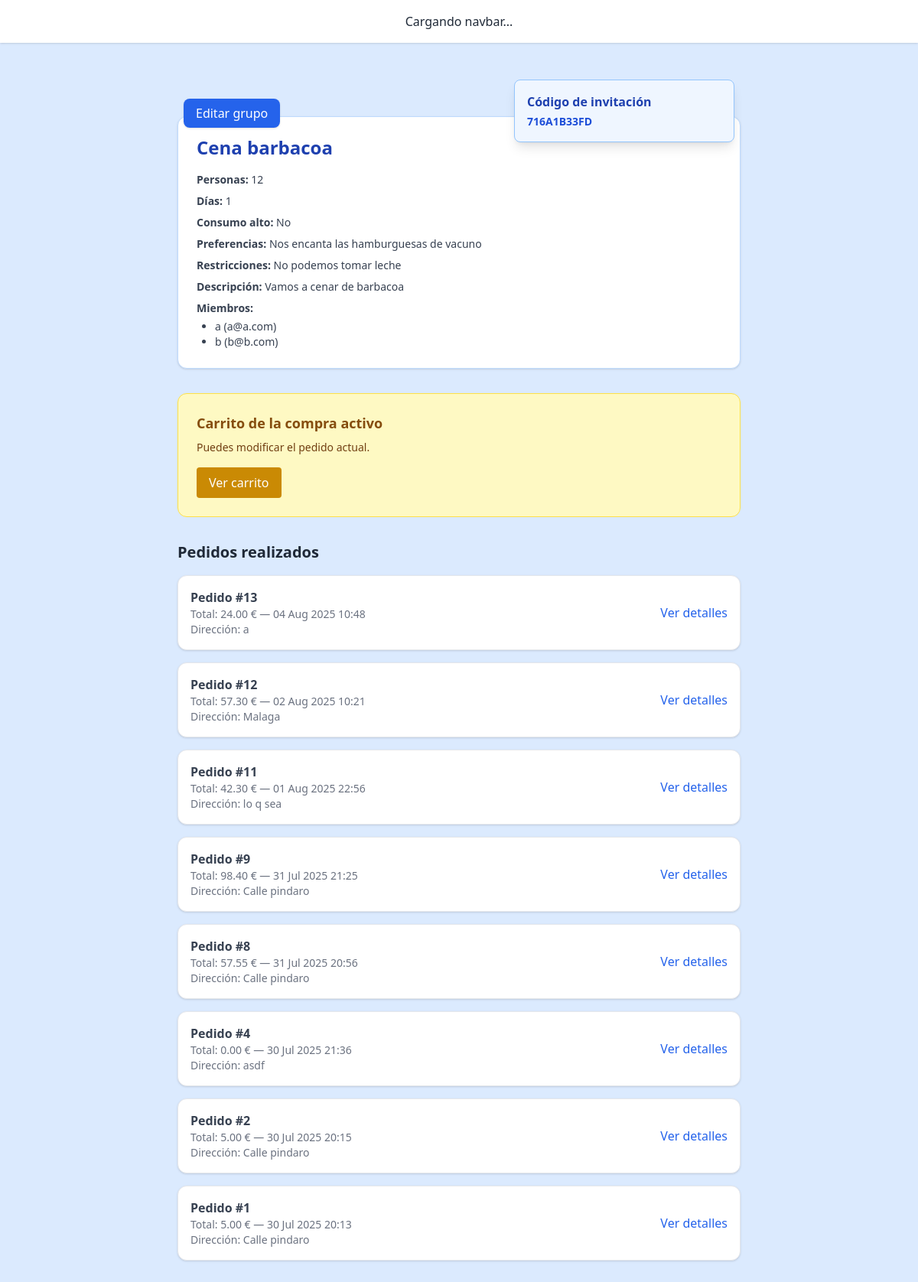
/group/1/ (signed in), run on an earlier commit of the app's database.
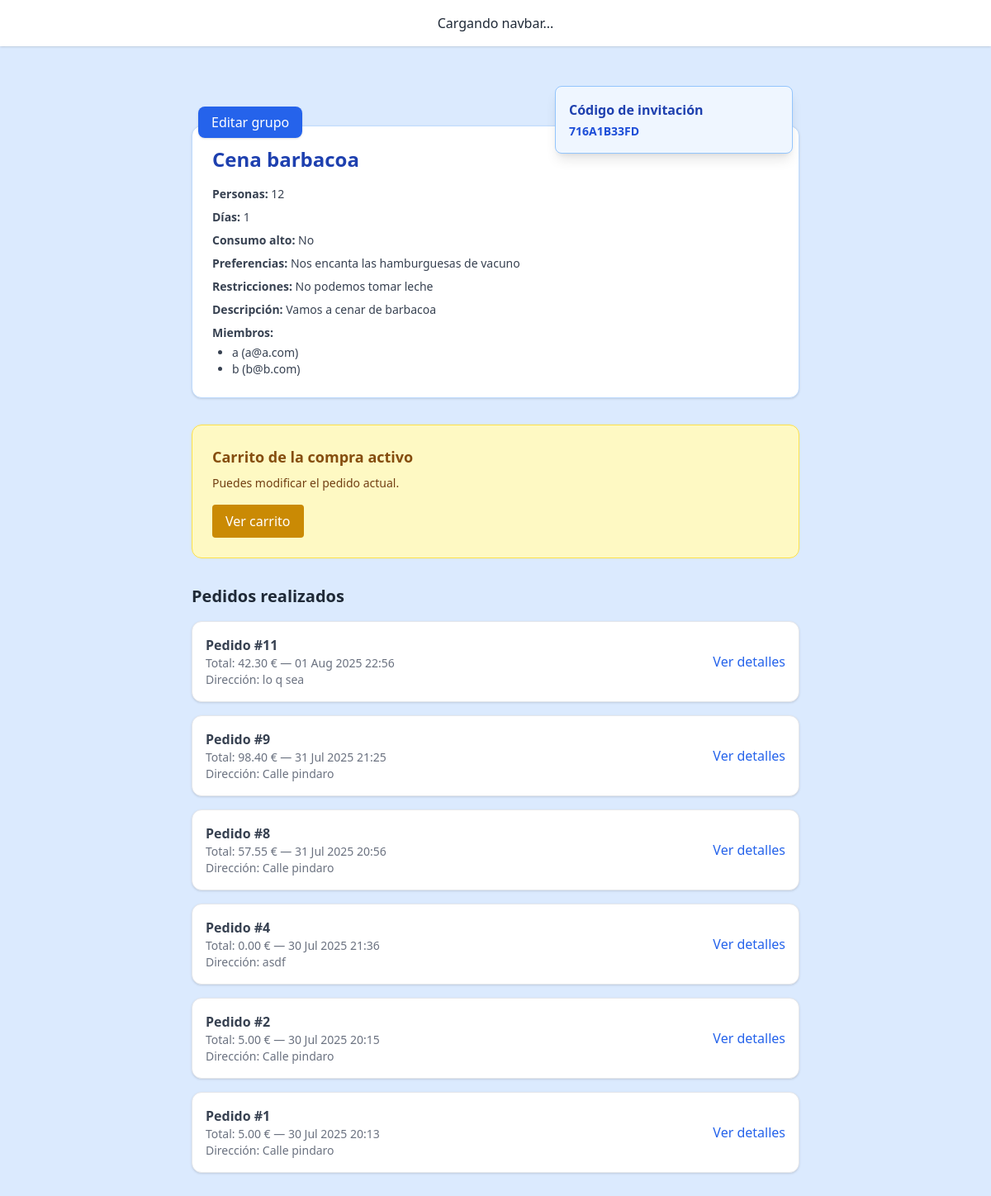
And on a later commit of the database.
### core/models/user.py (models this page shows, shortened)
class UserAccount(AbstractBaseUser, PermissionsMixin):
    id = models.AutoField(primary_key=True)
    email = models.EmailField(max_length=255, unique=True)
    name = models.CharField(max_length=255)
    surname = models.CharField(max_length=255, blank=True)
    is_active = models.BooleanField(default=True)
    is_staff = models.BooleanField(default=False)
    USERNAME_FIELD = 'email'
    REQUIRED_FIELDS = ['name']
    objects = UserAccountManager()

### core/models/order.py (models this page shows, shortened)
class Order(models.Model):
    group = models.ForeignKey(Group, on_delete=models.CASCADE, related_name='orders')
    created_by = models.ForeignKey(UserAccount, on_delete=models.SET_NULL, null=True, blank=True)
    created_at = models.DateTimeField(auto_now_add=True)
    total_price = models.DecimalField(max_digits=10, decimal_places=2)
    direccion = models.CharField(max_length=255)
    notes = models.TextField(blank=True)
    confirmed = models.BooleanField(default=False)

### core/views.py (the view)
# urls.py: path('group/<int:pk>/', group_detail_view, name='group_detail'),
@csrf_protect
def group_detail_view(request, pk):
    group = get_object_or_404(Group, pk=pk)
    if not request.user.is_staff and request.user not in group.members.all():
        return HttpResponseForbidden("No tienes acceso a este grupo.")
    all_users = UserAccount.objects.exclude(id=request.user.id)
    active_cart = group.carts.filter(active=True).first()
    past_carts = group.carts.filter(active=False).order_by('-id')
    past_orders = Order.objects.filter(group=group).order_by('-created_at')
    return render(request, "core/group/group_detail.html", {
        "group": group,
        "all_users": all_users,
        "active_cart": active_cart,
        "past_carts": past_carts,
        "past_orders": past_orders
    })

### core/templates/core/group/group_detail.html (shortened to what this page needs)
{% extends "base.html" %}
{% block content %}
<div class="max-w-3xl mx-auto px-4 py-10 space-y-8 relative">
  {% if user == group.creator %}
    <div class="absolute top-6 right-6 w-72 bg-blue-50 border border-blue-300 rounded-lg p-4 shadow-lg">
      <h3 class="text-md font-semibold text-blue-800 mb-1"> Código de invitación</h3>
      {% if group.invite_code %}
        <p class="text-blue-700 text-sm break-words"><strong>{{ group.invite_code }}</strong></p>
      {% endif %}
    </div>
    <div class="absolute top-6 left-6">
      <a href="{% url 'group_edit' group.pk %}" class="bg-blue-600 text-white px-4 py-2 rounded-lg shadow hover:bg-blue-700">
       Editar grupo
      </a>
    </div>
  {% endif %}
  <div class="bg-white border border-blue-200 rounded-xl shadow p-6">
    <h2 class="text-2xl font-bold text-blue-800 mb-4">{{ group.name }}</h2>
    <ul class="space-y-2 text-gray-700 text-sm">
      <li><strong>Personas:</strong> {{ group.people_count }}</li>
      <li><strong>Días:</strong> {{ group.duration_days }}</li>
      <li><strong>Consumo alto:</strong> {{ group.high_consume|yesno:"Sí,No" }}</li>
      <li><strong>Preferencias:</strong> {{ group.preferences }}</li>
      <li><strong>Restricciones:</strong> {{ group.restrictions }}</li>
      <li><strong>Descripción:</strong> {{ group.description }}</li>
      <li><strong>Miembros:</strong>
        <ul class="list-disc ml-6 mt-1">
          {% for member in group.members.all %}
            <li>{{ member.name }} ({{ member.email }})</li>
          {% empty %}
            <li class="text-gray-500">No hay miembros aún.</li>
          {% endfor %}
        </ul>
      </li>
    </ul>
  </div>
  {% if active_cart %}
    <div class="bg-yellow-100 border border-yellow-300 p-6 rounded-xl">
      <h3 class="text-lg font-bold text-yellow-800 mb-2"> Carrito de la compra activo</h3>
      <p class="text-sm text-yellow-900">Puedes modificar el pedido actual.</p>
      <a href="{% url 'cart_detail' active_cart.pk %}" class="inline-block mt-4 bg-yellow-600 text-white px-4 py-2 rounded hover:bg-yellow-700 transition"> Ver carrito</a>
    </div>
  {% else %}
    <div>
      <a href="{% url 'cart_create' group.pk %}" class="bg-green-600 text-white px-4 py-2 rounded hover:bg-green-700">
         Crear carrito de la compra
      </a>
    </div>
  {% endif %}
  {% if past_orders %}
    <div class="space-y-4">
      <h3 class="text-xl font-bold text-gray-800"> Pedidos realizados</h3>
      {% for order in past_orders %}
        <div class="bg-white hover:bg-blue-50 border border-gray-200 rounded-xl shadow p-4 flex justify-between items-center transition">
          <div>
            <p class="font-semibold text-gray-700">Pedido #{{ order.id }}</p>
            <p class="text-sm text-gray-500">Total: {{ order.total_price|floatformat:2 }} € — {{ order.created_at|date:"d M Y H:i" }}</p>
            <p class="text-sm text-gray-500">Dirección: {{ order.direccion }}</p>
          </div>
          <a href="{% url 'order_detail' order.pk %}" class="text-blue-600 hover:underline">Ver detalles</a>
        </div>
      {% endfor %}
    </div>
  {% endif %}
</div>
{% endblock %}

What changed in the data, as far as the page shows it:
removed Order: id "13", total_price "24.00", created_at "04 Aug 2025 10:48", direccion "a"
removed Order: id "12", total_price "57.30", created_at "02 Aug 2025 10:21", direccion "Malaga"
